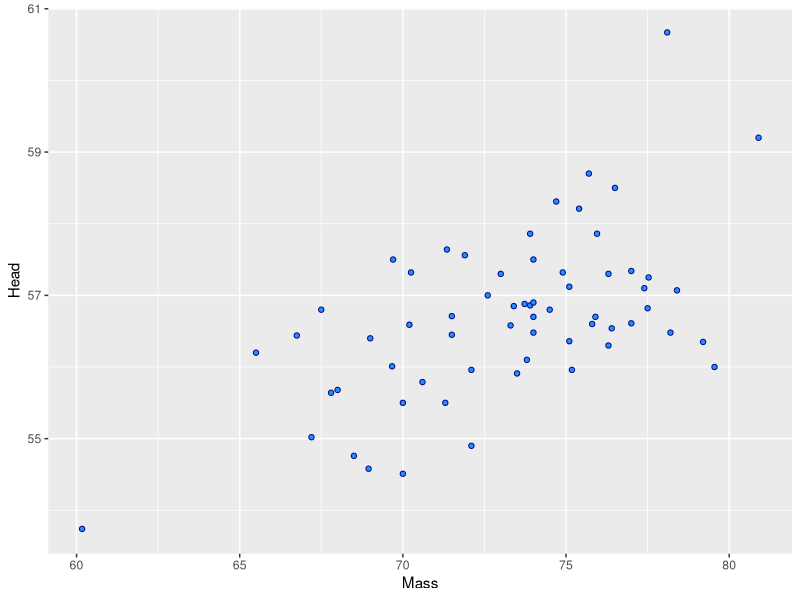
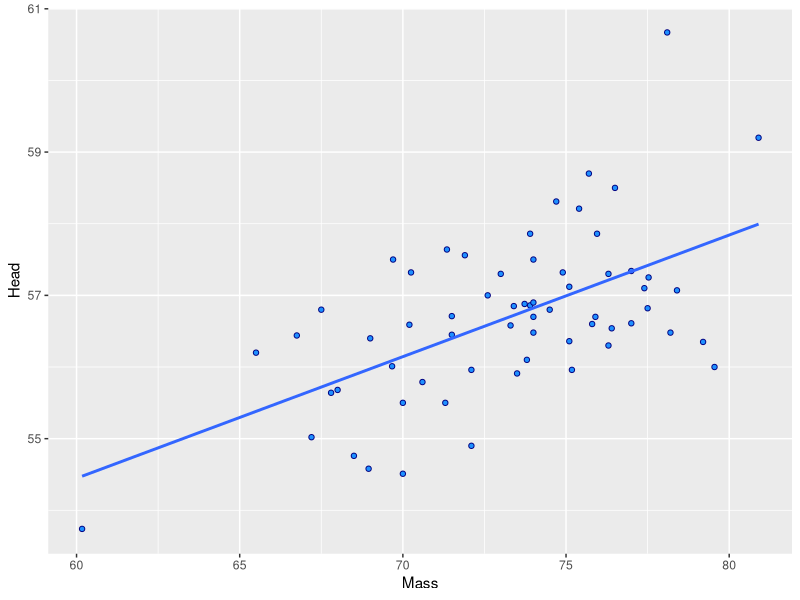
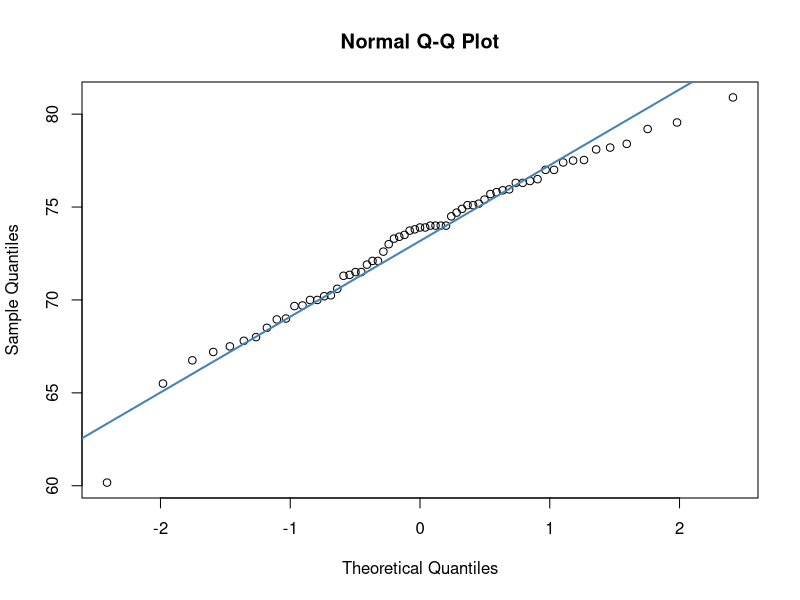
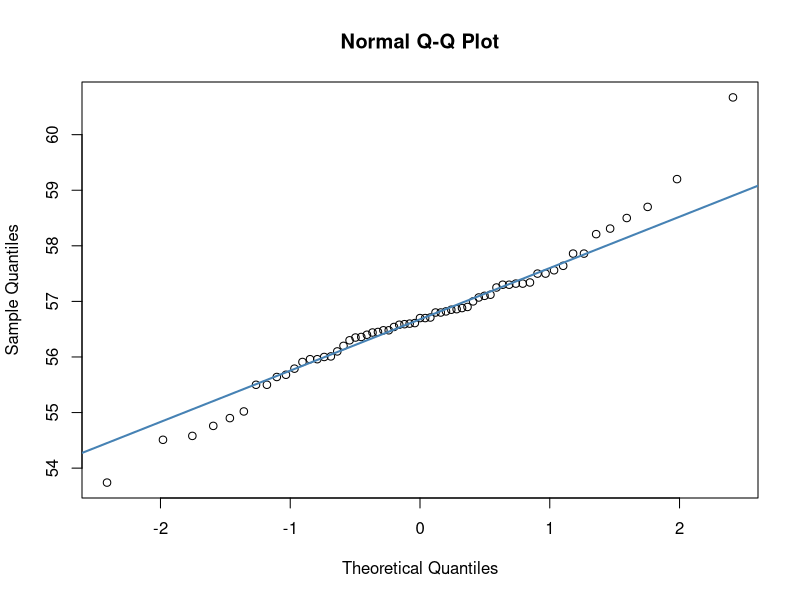

Write R code to recreate these figures, in order.
#### Pearson Correlation Introduction


### loading libraries ----

library(tidyverse)


### loading data ----

jays <- read_csv("data/BlueJays.csv")

jayM <- jays %>% filter(KnownSex == "M") # we'll just look at Males

nrow(jayM) # 63 observations

head(jayM)



## First let's make Scatterplots ----

# e.g. Body Mass against Head Size

ggplot(jayM, aes(x=Mass, y=Head)) + 
  geom_point(shape = 21, color = "navy", fill = "dodgerblue")


# it looks like there is an association.
# we can directly measure the Pearson's 'r' with "cor"


# remember that df$colname gives you all the data in that column

jayM$Mass

cor(jayM$Mass, jayM$Head)  # r = 0.58,  a strong positive correlation.


# and of course it doesn't matter which way round you write it

cor(jayM$Head, jayM$Mass)   # same result.



# just a note - if you have missing data NA... use this instead...

cor(jayM$Head, jayM$Mass, use = "everything") 





# If you wish to you can add a line of best fit to your data like this:

ggplot(jayM, aes(x=Mass, y=Head)) + 
  geom_point(shape = 21, colour = "navy", fill = "dodgerblue") +
  stat_smooth(method="lm", se=F)



## To do a Pearson Correlation, the data should be approximately normal
# this can be tested using various tests e.g.


## Test for normality using Shapiro-Wilks tests and QQ Plots ----

shapiro.test(jayM$Mass)  # P > 0.05, therefore cannot reject null that data is not normal
shapiro.test(jayM$Head)  # P > 0.05, therefore cannot reject null that data is not normal

qqnorm(jayM$Mass)
qqline(jayM$Mass, col = "steelblue", lwd = 2)

qqnorm(jayM$Head)
qqline(jayM$Head, col = "steelblue", lwd = 2)





### Significance testing----

# the default is to run a 2-tailed test.

cor.test(jayM$Head, jayM$Mass)  

cor.test(jayM$Head, jayM$Mass, conf.level = 0.99)  #note that you can specify confidence intervals




## you can do 1-tailed tests also...

# testing null hypothesis that r is not greater than 0
# i.e. is my correlation meaningfully positive ?

cor.test(jayM$Head, jayM$Mass, alternative = "greater") 



# testing null hypothesis that r is not smaller than 0
# i.e. is my correlation meaningfully negative ?

cor.test(jayM$Head, jayM$Mass, alternative = "less") 









